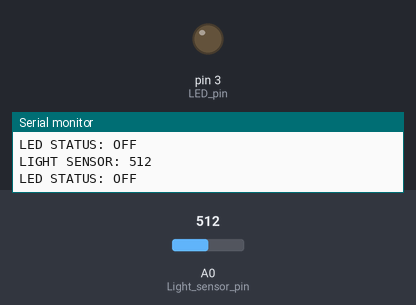
This sketch was run on a simulated Arduino Uno, built with avr-gcc and run on an emulated ATmega328P. Parts: output pins drawn as LEDs (lit = HIGH), the last lines printed to the serial monitor. The test bench sets the inputs (shaded band); at power-on: A0 (Light_sensor_pin) = 512.

Above: at 1.3 s.
1.4 s: A0 (Light_sensor_pin) set to 491
At 2.1 s:
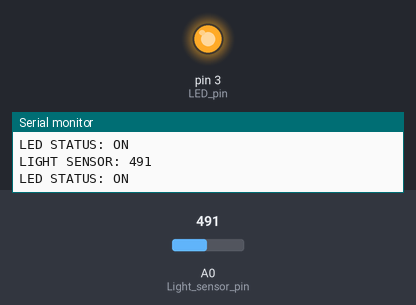
3.0 s: A0 (Light_sensor_pin) set to 511
At 3.3 s:
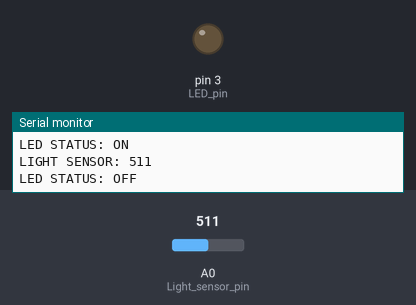
4.5 s: A0 (Light_sensor_pin) set to 306
At 5.7 s:
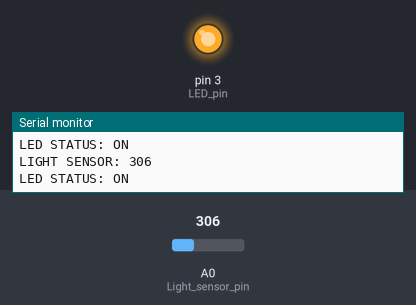
Timing chart, 0 to 7.5 s (numbered marks = the images above; inputs shaded):
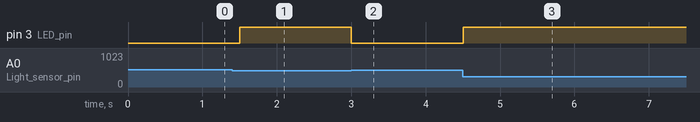

Measured:
- the behaviour switches between 500 and 499 on A0 (Light_sensor_pin) (found by bisection; images 0 and 1)
- after the input at 1.4 s, pin 3 (LED_pin): LOW → HIGH after 0.10 s
- after the input at 3.0 s, pin 3 (LED_pin): HIGH → LOW at once
- after the input at 4.5 s, pin 3 (LED_pin): LOW → HIGH at once

The sketch:

code.ino
```cpp
int LED_ACTIVATION_VALUE = 500;   // Median point for light activation
int SERIAL_OUTPUT_FREQUENCY = 500; // Output frequency in milliseconds

void setup() {
  Serial.begin(9600);
  pinMode(3, OUTPUT);   // LED pin
  pinMode(A0, INPUT);   // Light sensor pin
}

void loop() {
  int value = analogRead(A0); // Read the light sensor value

  // Check if the sensor value is below the median point
  if (value < LED_ACTIVATION_VALUE) {
    digitalWrite(3, HIGH);   // Turn on LED
    Serial.print("LIGHT SENSOR: ");
    Serial.println(value);
    Serial.println("LED STATUS: ON");
  } else {
    digitalWrite(3, LOW);    // Turn off LED
    Serial.print("LIGHT SENSOR: ");
    Serial.println(value);
    Serial.println("LED STATUS: OFF");
  }

  // Delay before next output
  delay(SERIAL_OUTPUT_FREQUENCY);
}
```
